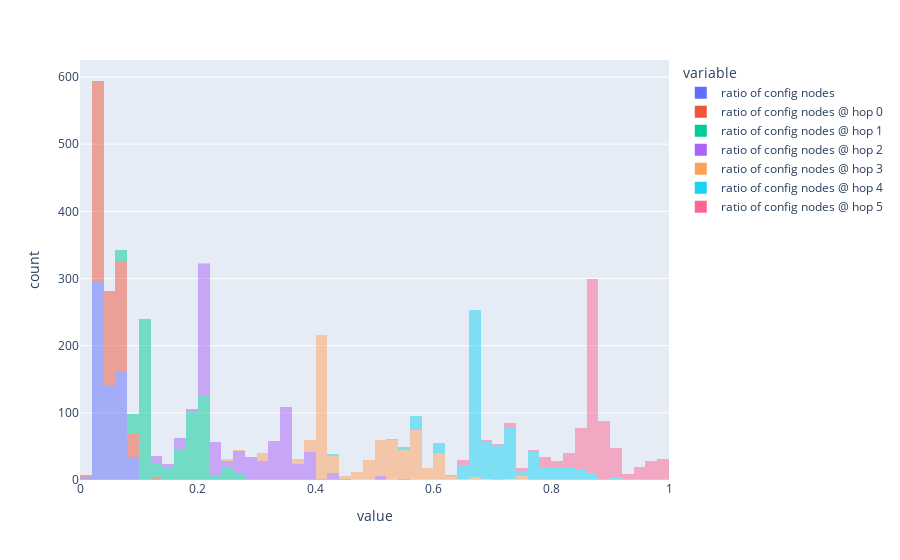

The code cell stored with this chart in its notebook:
### Code cell
px.histogram(df,x=['ratio of config nodes', 'ratio of config nodes @ hop 0',
       'ratio of config nodes @ hop 1', 'ratio of config nodes @ hop 2',
       'ratio of config nodes @ hop 3', 'ratio of config nodes @ hop 4',
       'ratio of config nodes @ hop 5'],opacity=0.5,nbins=50)

### Figure 1 — Plotly figure (JSON) as saved in the notebook; plotly's stock layout.template omitted (floating-point values rounded to 4 significant figures; data arrays with more than 128 entries replaced by an {"elided": "..."} marker saying what was removed)
{"data": [{"alignmentgroup": "True", "bingroup": "x", "hovertemplate": "variable=ratio of config nodes<br>value=%{x}<br>count=%{y}<extra></extra>", "legendgroup": "ratio of config nodes", "marker": {"color": "#636efa", "opacity": 0.5, "pattern": {"shape": ""}}, "name": "ratio of config nodes", "nbinsx": 50, "offsetgroup": "ratio of config nodes", "orientation": "v", "showlegend": true, "type": "histogram", "x": {"elided": "639 float values"}, "xaxis": "x", "yaxis": "y"}, {"alignmentgroup": "True", "bingroup": "x", "hovertemplate": "variable=ratio of config nodes @ hop 0<br>value=%{x}<br>count=%{y}<extra></extra>", "legendgroup": "ratio of config nodes @ hop 0", "marker": {"color": "#EF553B", "opacity": 0.5, "pattern": {"shape": ""}}, "name": "ratio of config nodes @ hop 0", "nbinsx": 50, "offsetgroup": "ratio of config nodes @ hop 0", "orientation": "v", "showlegend": true, "type": "histogram", "x": {"elided": "639 float values"}, "xaxis": "x", "yaxis": "y"}, {"alignmentgroup": "True", "bingroup": "x", "hovertemplate": "variable=ratio of config nodes @ hop 1<br>value=%{x}<br>count=%{y}<extra></extra>", "legendgroup": "ratio of config nodes @ hop 1", "marker": {"color": "#00cc96", "opacity": 0.5, "pattern": {"shape": ""}}, "name": "ratio of config nodes @ hop 1", "nbinsx": 50, "offsetgroup": "ratio of config nodes @ hop 1", "orientation": "v", "showlegend": true, "type": "histogram", "x": {"elided": "639 float values"}, "xaxis": "x", "yaxis": "y"}, {"alignmentgroup": "True", "bingroup": "x", "hovertemplate": "variable=ratio of config nodes @ hop 2<br>value=%{x}<br>count=%{y}<extra></extra>", "legendgroup": "ratio of config nodes @ hop 2", "marker": {"color": "#ab63fa", "opacity": 0.5, "pattern": {"shape": ""}}, "name": "ratio of config nodes @ hop 2", "nbinsx": 50, "offsetgroup": "ratio of config nodes @ hop 2", "orientation": "v", "showlegend": true, "type": "histogram", "x": {"elided": "639 float values"}, "xaxis": "x", "yaxis": "y"}, {"alignmentgroup": "True", "bingroup": "x", "hovertemplate": "variable=ratio of config nodes @ hop 3<br>value=%{x}<br>count=%{y}<extra></extra>", "legendgroup": "ratio of config nodes @ hop 3", "marker": {"color": "#FFA15A", "opacity": 0.5, "pattern": {"shape": ""}}, "name": "ratio of config nodes @ hop 3", "nbinsx": 50, "offsetgroup": "ratio of config nodes @ hop 3", "orientation": "v", "showlegend": true, "type": "histogram", "x": {"elided": "639 float values"}, "xaxis": "x", "yaxis": "y"}, {"alignmentgroup": "True", "bingroup": "x", "hovertemplate": "variable=ratio of config nodes @ hop 4<br>value=%{x}<br>count=%{y}<extra></extra>", "legendgroup": "ratio of config nodes @ hop 4", "marker": {"color": "#19d3f3", "opacity": 0.5, "pattern": {"shape": ""}}, "name": "ratio of config nodes @ hop 4", "nbinsx": 50, "offsetgroup": "ratio of config nodes @ hop 4", "orientation": "v", "showlegend": true, "type": "histogram", "x": {"elided": "639 float values"}, "xaxis": "x", "yaxis": "y"}, {"alignmentgroup": "True", "bingroup": "x", "hovertemplate": "variable=ratio of config nodes @ hop 5<br>value=%{x}<br>count=%{y}<extra></extra>", "legendgroup": "ratio of config nodes @ hop 5", "marker": {"color": "#FF6692", "opacity": 0.5, "pattern": {"shape": ""}}, "name": "ratio of config nodes @ hop 5", "nbinsx": 50, "offsetgroup": "ratio of config nodes @ hop 5", "orientation": "v", "showlegend": true, "type": "histogram", "x": {"elided": "639 float values"}, "xaxis": "x", "yaxis": "y"}], "layout": {"barmode": "relative", "legend": {"title": {"text": "variable"}, "tracegroupgap": 0}, "margin": {"t": 60}, "xaxis": {"anchor": "y", "domain": [0, 1], "title": {"text": "value"}}, "yaxis": {"anchor": "x", "domain": [0, 1], "title": {"text": "count"}}}}
